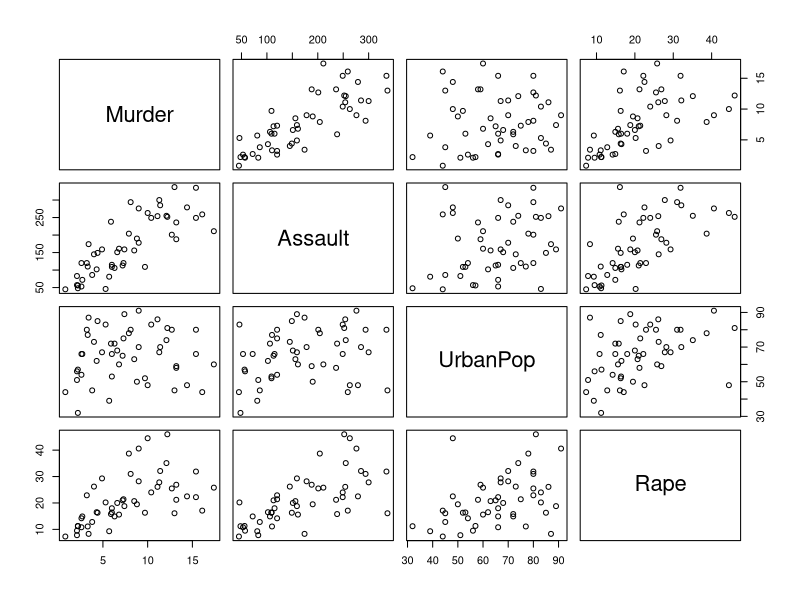

R code for this plot:
## ---- chunk 1
data(USArrests)
## ---- chunk 2
plot(USArrests)
